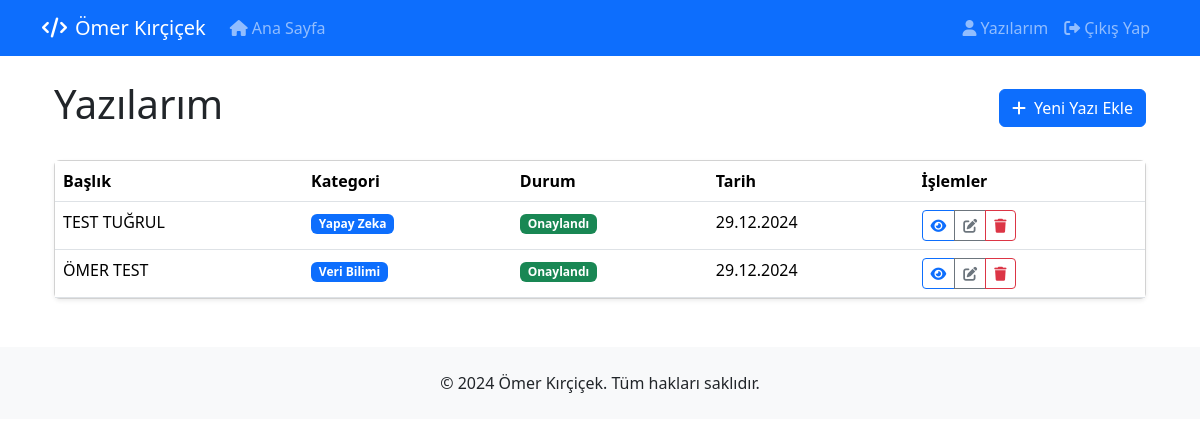
Screenshot of /user/dashboard (signed in) with the database file from the repository.
### src/main.py (models this page shows, shortened)
class Post(db.Model):
    id = db.Column(db.Integer, primary_key=True)
    title = db.Column(db.String(200), nullable=False)
    slug = db.Column(db.String(200), unique=True, nullable=False)
    preview = db.Column(db.String(300), nullable=False)
    content = db.Column(db.Text, nullable=False)
    image = db.Column(db.String(255))
    category_id = db.Column(db.Integer, db.ForeignKey('category.id'), nullable=False)
    author_id = db.Column(db.Integer, db.ForeignKey('user.id'), nullable=False)
    reading_time = db.Column(db.Integer, default=5)
    created_at = db.Column(db.DateTime, default=datetime.utcnow)
    is_approved = db.Column(db.Boolean, default=False)
    status = db.Column(db.String(20), default='pending')  # pending, approved, rejected

class Category(db.Model):
    id = db.Column(db.Integer, primary_key=True)
    name = db.Column(db.String(50), unique=True, nullable=False)
    slug = db.Column(db.String(50), unique=True, nullable=False)
    posts = db.relationship('Post', backref='category_rel', lazy=True)

### src/main.py (the view)
@app.route('/user/dashboard')
@user_required
def user_dashboard():
    user_id = int(request.cookies.get('user_id'))
    posts = Post.query.filter_by(author_id=user_id).order_by(Post.created_at.desc()).all()
    return render_template('user/dashboard.html', posts=posts)

### src/main.py (called while the page is built)
def user_required(f):
    @wraps(f)
    def decorated_function(*args, **kwargs):
        if not request.cookies.get('user_id'):
            return redirect(url_for('auth_login'))
        return f(*args, **kwargs)
    return decorated_function

### src/templates/user/dashboard.html (shortened to what this page needs)
{% extends "base.html" %}
{% block content %}
<div class="container">
    <div class="d-flex justify-content-between align-items-center mb-4">
        <h1>Yazılarım</h1>
        <a href="{{ url_for('user_new_post') }}" class="btn btn-primary">
            <i class="fas fa-plus me-2"></i>Yeni Yazı Ekle
        </a>
    </div>
    <div class="card shadow-sm">
        <div class="table-responsive">
            <table class="table table-hover mb-0">
                <thead>
                    <tr>
                        <th>Başlık</th>
                        <th>Kategori</th>
                        <th>Durum</th>
                        <th>Tarih</th>
                        <th>İşlemler</th>
                    </tr>
                </thead>
                <tbody>
                    {% for post in posts %}
                    <tr>
                        <td>{{ post.title }}</td>
                        <td>
                            <span class="badge bg-primary">{{ post.category_rel.name }}</span>
                        </td>
                        <td>
                            {% if post.status == 'pending' %}
                                <span class="badge bg-warning">Onay Bekliyor</span>
                            {% elif post.status == 'approved' %}
                                <span class="badge bg-success">Onaylandı</span>
                            {% else %}
                                <span class="badge bg-danger">Reddedildi</span>
                            {% endif %}
                        </td>
                        <td>{{ post.created_at.strftime('%d.%m.%Y') }}</td>
                        <td>
                            <div class="btn-group">
                                <a href="{{ url_for('post', slug=post.slug) }}" class="btn btn-sm btn-outline-primary">
                                    <i class="fas fa-eye"></i>
                                </a>
                                <a href="{{ url_for('user_edit_post', id=post.id) }}" class="btn btn-sm btn-outline-secondary">
                                    <i class="fas fa-edit"></i>
                                </a>
                                <a href="{{ url_for('user_delete_post', id=post.id) }}"
                                   class="btn btn-sm btn-outline-danger"
                                   onclick="return confirm('Bu yazıyı silmek istediğinizden emin misiniz?')">
                                    <i class="fas fa-trash"></i>
                                </a>
                            </div>
                        </td>
                    </tr>
                    {% else %}
                    <tr>
                        <td colspan="5" class="text-center py-4">
                            <p class="text-muted mb-0">Henüz hiç yazı eklenmemiş.</p>
                        </td>
                    </tr>
                    {% endfor %}
                </tbody>
            </table>
        </div>
    </div>
</div>
{% endblock %}

### rows the page displays
Post: title "TEST TUĞRUL", category_rel.name "Yapay Zeka", status "Onaylandı", created_at "29.12.2024"
Post: title "ÖMER TEST", category_rel.name "Veri Bilimi", status "Onaylandı", created_at "29.12.2024"
